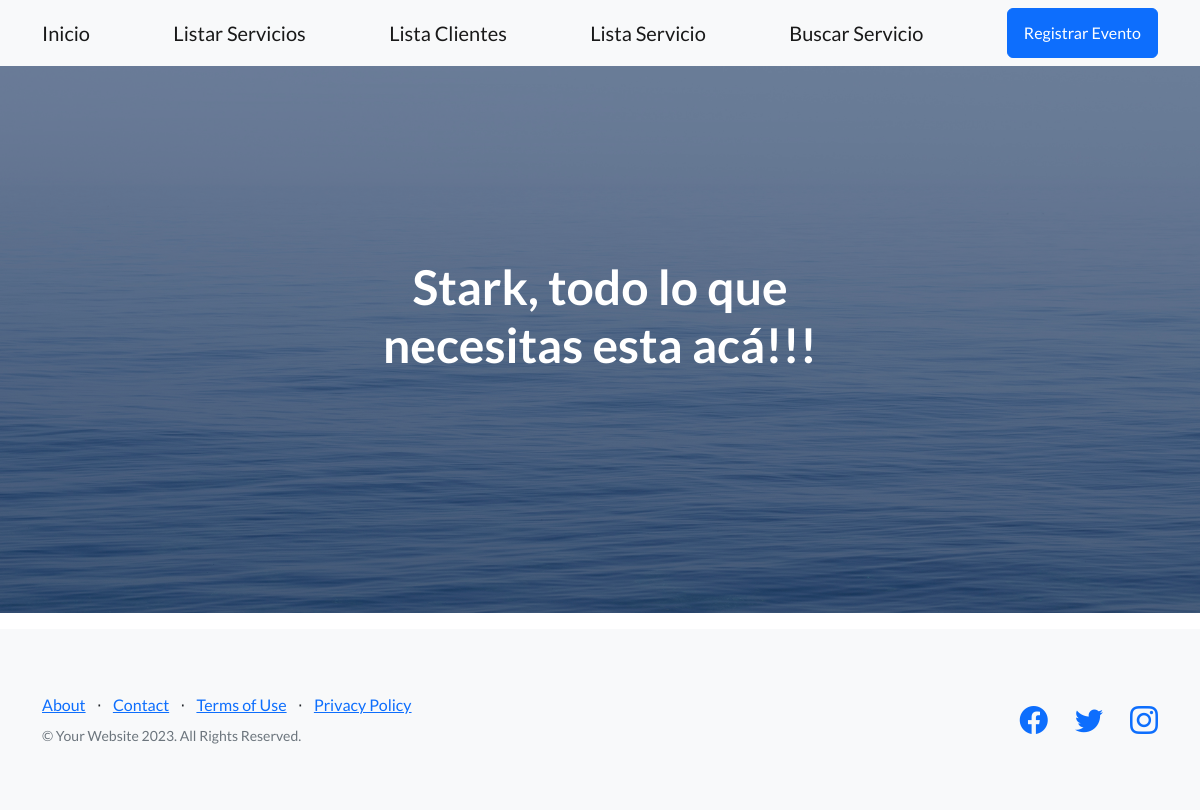
Before: /lista_servicios/ with the older database file.
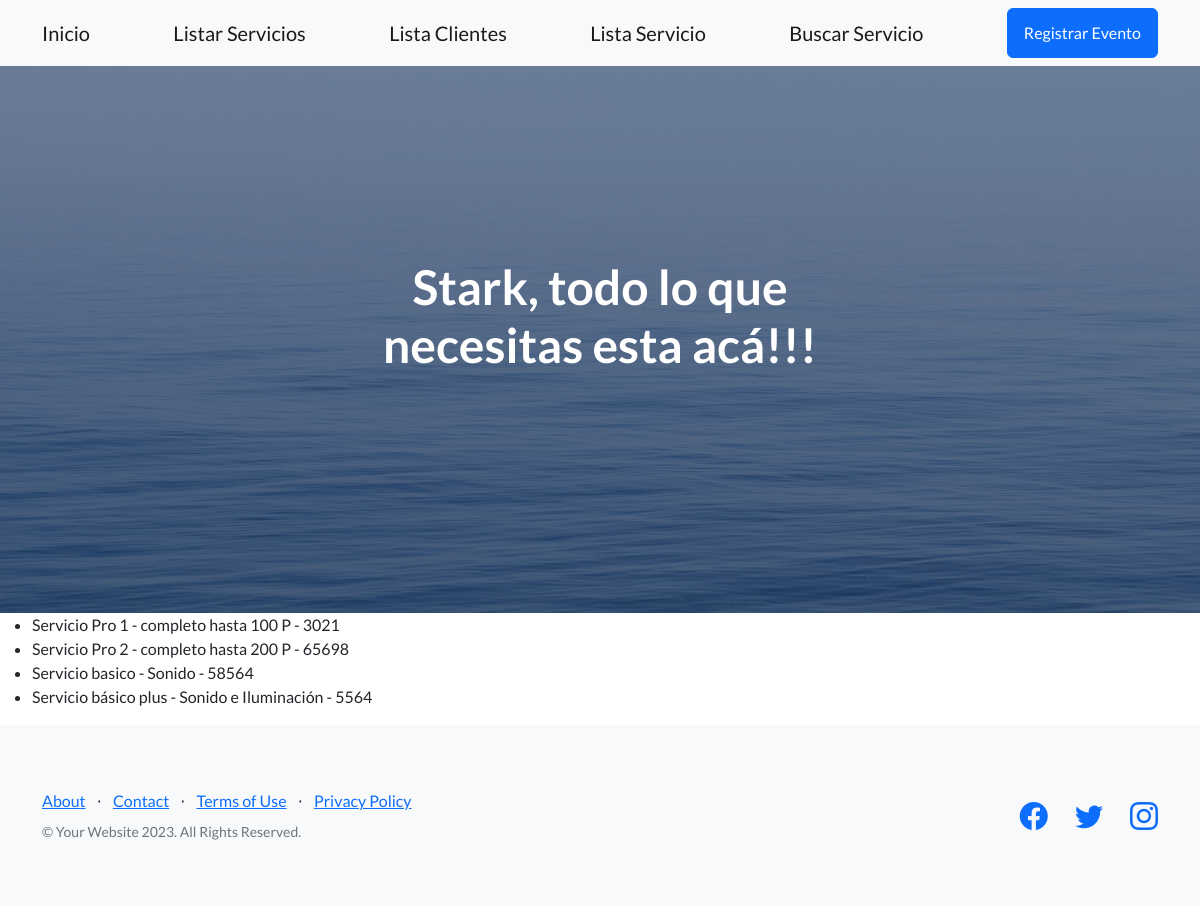
After: the same page with the newer database file.
### AppStark/models.py (models this page shows, shortened)
class Servicios (models.Model):
    Nombre_Servicio = models.CharField(max_length=40)
    Tipo_Servicio = models.CharField(max_length=20)
    ID_Servicio = models.IntegerField()
    class Meta():
        verbose_name = 'Servicio'
        verbose_name_plural = 'Servicios'
        ordering = ('Nombre_Servicio',)

### AppStark/views.py (the view)
# urls.py: path('lista_servicios/', Listar_servicios),
def Listar_servicios(req):
    lista = Servicios.objects.all()
    return render(req, "Lista_servicios.html",{"lista_servicios" : lista})

### AppStark/templates/Lista_servicios.html
{% extends 'padre.html' %}
{% block Sobrefooter %}
<ul>
    {% for lista in lista_servicios %}
        <li> {{lista.Nombre_Servicio}} - {{lista.Tipo_Servicio}} - {{lista.ID_Servicio}}   </li>
    {%endfor%}
</ul>
{% endblock Sobrefooter %}

### AppStark/templates/padre.html (shortened to what this page needs)
<!DOCTYPE html>
<html lang="es">
    <head>
        {% load static %}
        <link href="https://cdn.jsdelivr.net/npm/bootstrap-icons@1.5.0/font/bootstrap-icons.css" rel="stylesheet" type="text/css" />
        <link href="{% static 'css/styles.css' %}" rel="stylesheet" />
    </head>
    <body>
        <nav class="navbar navbar-light bg-light static-top">
            <div class="container">
                <a class="navbar-brand" href="{% url 'inicio' %}">Inicio</a>
                <a class="navbar-brand" href="{% url 'servicios' %}">Listar Servicios</a>
                <a class="navbar-brand" href="{% url 'Listar_clientes' %}">Lista Clientes</a>
                <a class="navbar-brand" href="{% url 'Listar_servicios' %}">Lista Servicio</a>
                <a class="navbar-brand" href="{% url 'BusquedaServicios' %}">Buscar Servicio</a>
                <a class="btn btn-primary" href="{% url 'formulario_cliente' %}">Registrar Evento</a>
            </div>
        </nav>
        <header class="masthead">
            <div class="container position-relative">
                <div class="row justify-content-center">
                    <div class="col-xl-6">
                        <div class="text-center text-white">
                            <h1 class="mb-5">Stark, todo lo que necesitas esta acá!!!</h1>
                        </div>
                    </div>
                </div>
            </div>
        </header>
        {% block Sobrefooter %}
        {% endblock Sobrefooter %}
        <footer class="footer bg-light">
            <div class="container">
                <div class="row">
                    <div class="col-lg-6 h-100 text-center text-lg-start my-auto">
                        <ul class="list-inline mb-2">
                            <li class="list-inline-item"><a href="#!">About</a></li>
                            <li class="list-inline-item">⋅</li>
                            <li class="list-inline-item"><a href="#!">Contact</a></li>
                            <li class="list-inline-item">⋅</li>
                            <li class="list-inline-item"><a href="#!">Terms of Use</a></li>
                            <li class="list-inline-item">⋅</li>
                            <li class="list-inline-item"><a href="#!">Privacy Policy</a></li>
                        </ul>
                        <p class="text-muted small mb-4 mb-lg-0">&copy; Your Website 2023. All Rights Reserved.</p>
                    </div>
                    <div class="col-lg-6 h-100 text-center text-lg-end my-auto">
                        <ul class="list-inline mb-0">
                            <li class="list-inline-item me-4">
                                <a href="#!"><i class="bi-facebook fs-3"></i></a>
                            </li>
                            <li class="list-inline-item me-4">
                                <a href="#!"><i class="bi-twitter fs-3"></i></a>
                            </li>
                            <li class="list-inline-item">
                                <a href="#!"><i class="bi-instagram fs-3"></i></a>
                            </li>
                        </ul>
                    </div>
                </div>
            </div>
        </footer>
    </body>
</html>

Changed rows visible on the page:
added Servicios: Nombre_Servicio "Servicio Pro 1", Tipo_Servicio "completo hasta 100 P", ID_Servicio "3021"
added Servicios: Nombre_Servicio "Servicio Pro 2", Tipo_Servicio "completo hasta 200 P", ID_Servicio "65698"
added Servicios: Nombre_Servicio "Servicio basico", Tipo_Servicio "Sonido", ID_Servicio "58564"
added Servicios: Nombre_Servicio "Servicio básico plus", Tipo_Servicio "Sonido e Iluminación", ID_Servicio "5564"
